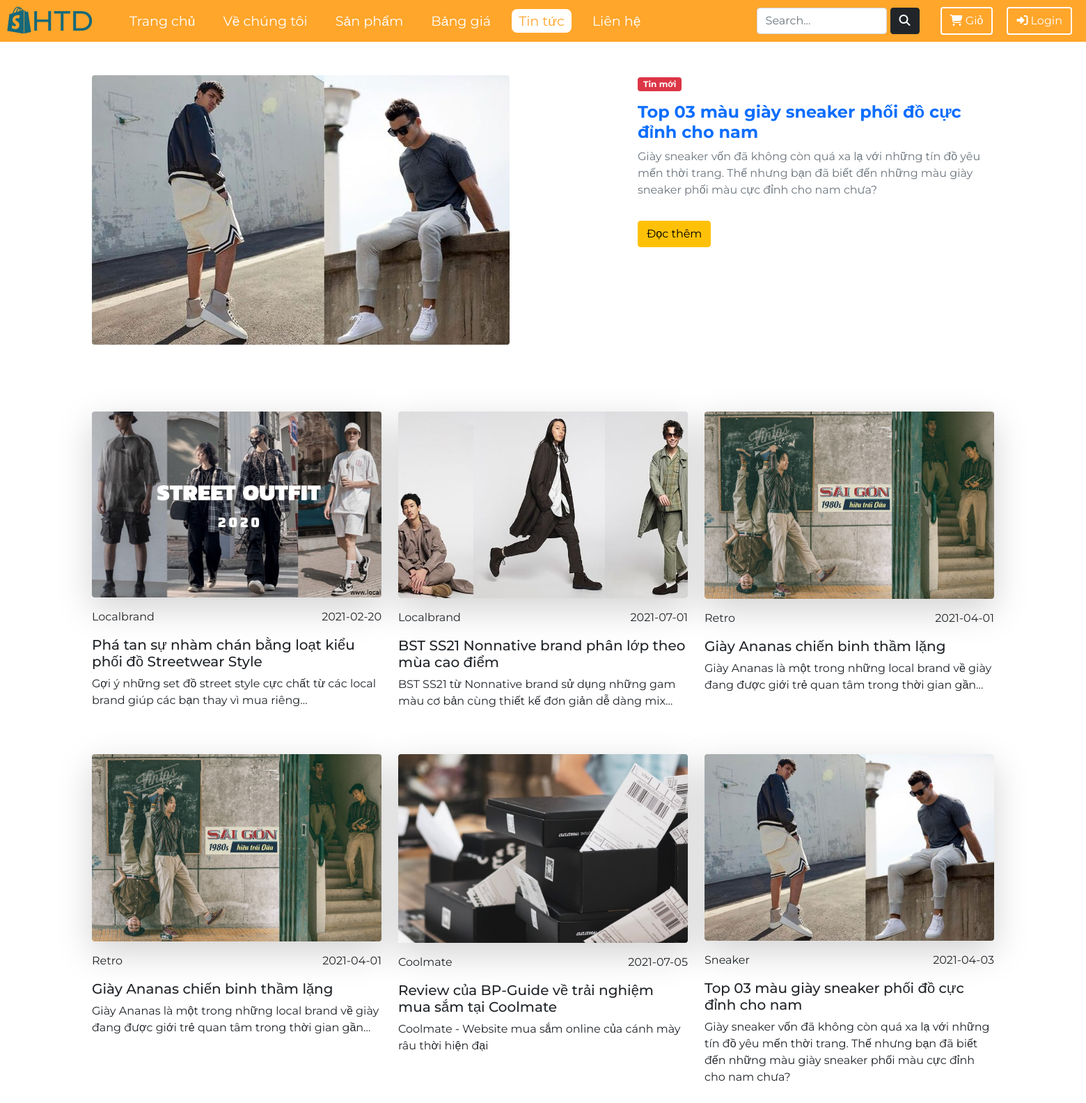
/?url=Home/News/, run on the app's committed database.
### tables this page shows
CREATE TABLE `NEWS`(
    `ID` BIGINT PRIMARY KEY AUTO_INCREMENT,
    `CID` BIGINT,
    `KEY` VARCHAR(50),
    `TIME` DATE,
    `TITLE` VARCHAR(70),
    `CONTENT` TEXT,
    `IMG_URL` VARCHAR(50),
    `SHORT_CONTENT` VARCHAR(300)
);

### Function/controller.php (called while the page is built, shortened)
<?php
class Controller{
    public function model($model){
        return new $model;
    }
    public function view($view, $data=[]){
        require_once "./Views/". $view . "/index.php";
    }
}
?>

### Controller/Home.php (called while the page is built, shortened)
<?php
class Home extends Controller{
        function News($user){
            $cus = $this->model($user);
            $news = $cus->get_news();
            $news_list = array();
            foreach($news as $snews){
                array_push($news_list, ([
                    "id" => $snews["id"],
                    "cid" => $snews["cid"],
                    "key" => $snews["key"],
                    "time" => $snews["time"],
                    "title" => $snews["title"],
                    "content" => $snews["content"],
                    "imgurl" => $snews["img_url"],
                    "shortcontent" => $snews["short_content"]]));
            }
            $this->view("News", [
                "news" => $news_list,
                "user" => $user
            ]);
        }
    }
?>

### Function/App.php (called while the page is built, shortened)
<?php
class App{
    protected $action="Home_page";
    function __construct(){
        $arr = $this->UrlProcess();
        if(!empty($arr) && file_exists("./Controller/" . $arr[0].".php")){
            unset($arr[0]);
        }
        $this->controller = new $this->controller;
        if(isset($arr[1])){
            if( method_exists( $this->controller , $arr[1]) ){
                $this->action = $arr[1];
            }
        }
        $this->params = [];
        if(isset($_SESSION["user"]))array_push($this->params,$_SESSION["user"]);
        else{ $_SESSION["user"] = "customer"; array_push($this->params, "customer");}
        call_user_func_array([$this->controller, $this->action], $this->params);
    }
    function UrlProcess(){
        if( isset($_GET["url"]) ){
            return explode("/", filter_var(trim($_GET["url"], "/")));
        }
    }
}
?>

### index.php (called while the page is built, shortened)
<?php
require_once "./Function/App.php";
require_once "./Function/controller.php";
require_once "./Function/DB.php";
$myApp = new App();
?>

### Function/DB.php (called while the page is built, shortened)
<?php
    class DB{
        protected $servername = "localhost";
        protected $username = "root";
        protected $password = "";
        function __construct(){
            $this->connect = mysqli_connect($this->servername, $this->username, $this->password);
        }
    }
?>

### Model/customer.php (called while the page is built, shortened)
<?php
class customer extends DB{
    public function get_news(){
        $query =    "SELECT `news`.`ID` as `id`,
                            `news`.`CID` as `cid`,
                            `news`.`KEY` as `key`,
                            `news`.`TIME` as `time`,
                            `news`.`TITLE` as `title`,
                            `news`.`CONTENT` as `content`,
                            `news`.`IMG_URL` as `img_url`,
                            `news`.`SHORT_CONTENT` as `short_content`
                    FROM `news`";
        return mysqli_query($this->connect, $query);
    }
}
?>

### Views/News/index.php (the view, shortened to what this page needs)
<!DOCTYPE html>
<html lang="en">
<head>
	<link href="https://cdn.jsdelivr.net/npm/bootstrap@5.1.2/dist/css/bootstrap.min.css" rel="stylesheet">
	<link href="../Views/Navbar/navbar.css" rel="stylesheet" type="text/css" />
	<link
      href="https://cdnjs.cloudflare.com/ajax/libs/font-awesome/5.15.3/css/all.min.css"
      rel="stylesheet"
    />
</head>
<body>
<div class="container my-5">
	<section class="pb-4 mt-3 mb-5">
		<div class="row gx-5">
		<?php
			if(empty($data["news"])) echo "empty combo";
			else {
				$new_news = $data["news"][count($data["news"])-1];
					echo
					"<div class=\"col-md-7 mb-4\">
						<div class=\"bg-image bg-white\" >
							<img src=\""  . $new_news["imgurl"] . "\" class=\"img-fluid rounded\">
						</div>
					</div>
					<div class=\"col-md-5 mb-4\">
						<a class=\"text-decoration-none\" href=\"?url=Home/News_detail/". $new_news["id"] ."\">
						<span class=\"badge bg-danger px-2 py-1 shadow-1-strong mb-3\">Tin mới</span>
						<h4><strong>" . $new_news["title"] . "</strong></h4>
						<p class=\"text-muted\">
							" . $new_news["shortcontent"] ."
						</p>
						</a>";
						if($data["user"] != "manager"){
							echo "<a href=\"?url=Home/News_detail/". $new_news["id"] . "\">
								<button type=\"button\" class=\"btn btn-warning mt-3\" >Đọc thêm</button>
							</a>";
						}
					echo "</div>";
			}
		?>
		</div>
	</section>
	<section>
		<div class="row">
			<?php
				if(empty($data["news"])) echo "empty combo";
				else {
					foreach($data["news"] as $row){
						echo "<div class=\"col-lg-4 mb-5\">
							<div>
								<a href=\"?url=Home/News_detail/". $row["id"] . "\" class=\"text-dark text-decoration-none\">
								<div class=\"bg-image shadow-lg bg-white\">
									<img src=\""  . $row["imgurl"] . "\" class=\"img-fluid rounded\">
								</div>
								<div class=\"row mb-3 mt-3\">
									<div class=\"col-6\">"
									. $row["key"] .
									"</div>
									<div class=\"col-6 text-end\">
										<u class=\"text-decoration-none\">" . $row["time"] . "</u>
									</div>
								</div>
									<h5>" . $row["title"] . "</h5>
									<p>" . $row["shortcontent"] . "</p>
								</a>
							</div>
						</div>";
					}
				}
			?>
		</div>
	</section>
</div>
</body>
</html>

### Views/Navbar/navbar.css (style rules this page uses)
* { margin: 0; padding: 0; box-sizing: border-box; font-family: "Montserrat", sans-serif; }
body { font-family: "Montserrat", sans-serif; }

### data on the page
news: IMG_URL (picture), TITLE "Top 03 màu giày sneaker phối đồ cực đỉnh cho nam", SHORT_CONTENT "Giày sneaker vốn đã không còn quá xa lạ với những tín đồ yêu mến thời trang. Thế nhưng bạn đã biết đến những màu giày sneaker phối màu cực đỉnh cho nam chưa?", KEY "Sneaker", TIME "2021-04-03"
news: IMG_URL (picture), KEY "Localbrand", TIME "2021-02-20", TITLE "Phá tan sự nhàm chán bằng loạt kiểu phối đồ Streetwear Style", SHORT_CONTENT "Gợi ý những set đồ street style cực chất từ các local brand giúp các bạn thay vì mua riêng…"
news: IMG_URL (picture), KEY "Localbrand", TIME "2021-07-01", TITLE "BST SS21 Nonnative brand phân lớp theo mùa cao điểm", SHORT_CONTENT "BST SS21 từ Nonnative brand sử dụng những gam màu cơ bản cùng thiết kế đơn giản dễ dàng mix…"
news: IMG_URL (picture), KEY "Retro", TIME "2021-04-01", TITLE "Giày Ananas chiến binh thầm lặng", SHORT_CONTENT "Giày Ananas là một trong những local brand về giày đang được giới trẻ quan tâm trong thời gian gần…"
news: IMG_URL (picture), KEY "Retro", TIME "2021-04-01", TITLE "Giày Ananas chiến binh thầm lặng", SHORT_CONTENT "Giày Ananas là một trong những local brand về giày đang được giới trẻ quan tâm trong thời gian gần…"
news: IMG_URL (picture), KEY "Coolmate", TIME "2021-07-05", TITLE "Review của BP-Guide về trải nghiệm mua sắm tại Coolmate", SHORT_CONTENT "Coolmate - Website mua sắm online của cánh mày râu thời hiện đại"
